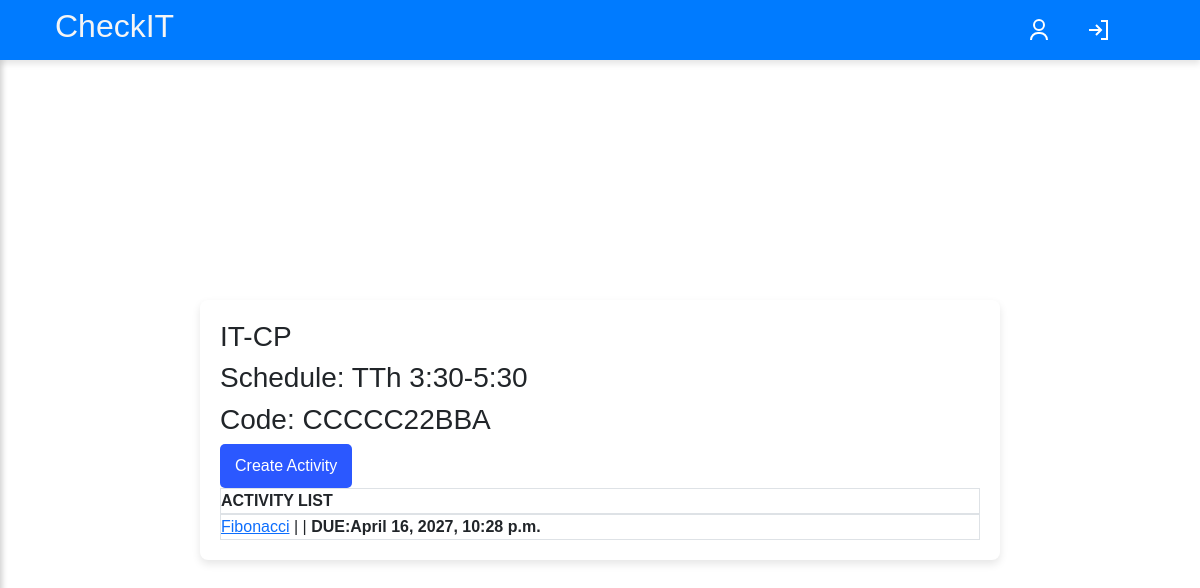
Page /classroom/1/ (signed in) on the earlier database version.
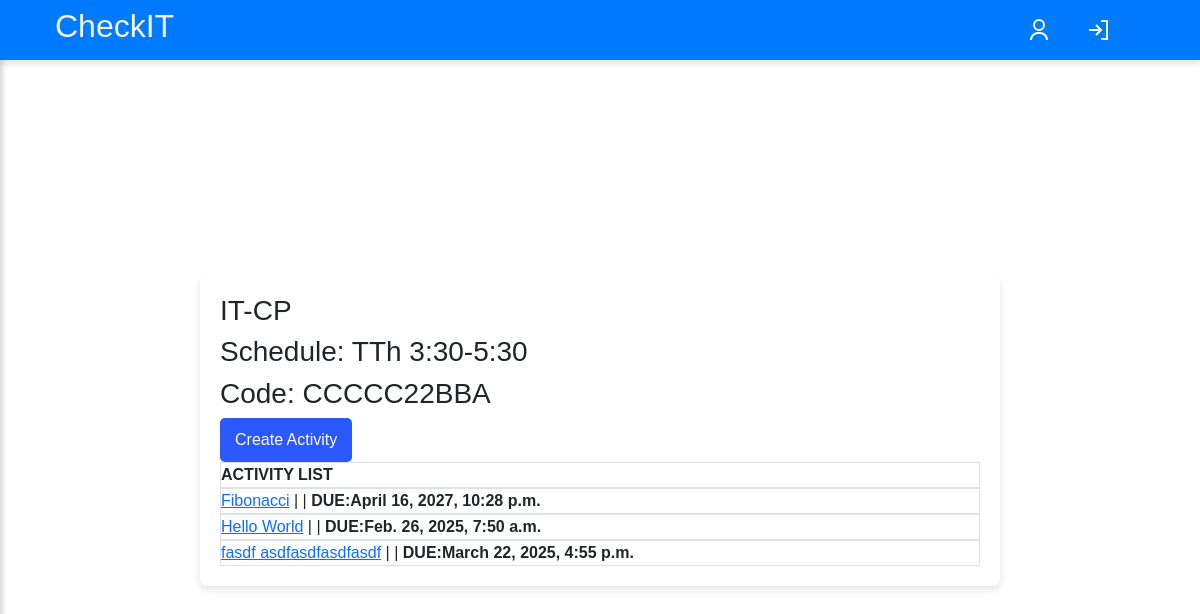
Same page on the later database version.
### autochecker/models.py (models this page shows, shortened)
class Activity(models.Model):
    title = models.CharField(max_length=255)
    teacher_assigned = models.ForeignKey(
        settings.AUTH_USER_MODEL,
        on_delete=models.CASCADE,
        limit_choices_to=professor_filter,
        blank=True
    )
    description = models.TextField()
    instructions = models.FileField(upload_to='instructions/', null=False)
    check50_slug = models.CharField(max_length=255)
    created_at = models.DateTimeField(auto_now_add=True)
    time_open = models.DateTimeField(null=False, default=timezone.now)
    time_limit = models.DateTimeField(null=True, default=default_time_closed)
    isClosed = models.BooleanField(default=False)
    classroom = models.ForeignKey(
        Classroom,
        related_name='assigned_activities',
        on_delete=models.CASCADE,
        null=True,
        blank=True
    )

### autochecker/views.py (the view)
# urls.py: path('classroom/<int:pk>/', ClassroomActivities.as_view(), name='classroom_detail')
class ClassroomActivities(LoginRequiredMixin, ListView):
    template_name = 'main/classroom_activities.html'
    model = Activity
    context_object_name = 'activities'
    def get_context_data(self, **kwargs):
        context = super().get_context_data(**kwargs)
        classroom_pk = self.kwargs.get('pk')
        context['classroom_pk'] = classroom_pk
        context['classroom'] = get_object_or_404(Classroom, pk=classroom_pk)
        return context
    def get_queryset(self):
        classroom_id = self.kwargs.get('pk')
        classroom = get_object_or_404(Classroom, id=classroom_id)
        return Activity.objects.filter(classroom=classroom)

### templates/main/classroom_activities.html
{% extends '../layout/layout.html'%}
{% block loadcss %}
{%load static%}
<link rel="stylesheet" href="{% static 'css/style.css' %}?{% now 'U' %}">
{% endblock %}
{% block main%}
     {% if user.is_authenticated %}
     <div class="container2">
     <div class="content-box">
          <h3>{{ classroom.class_name}}</h3>
          <h3>Schedule: {{ classroom.schedule}}</h3>
          <h3>Code: {{ classroom.class_code}}</h3>
          {%if user.role != 'student'%}
          <a class='nav-link'href="{% url 'makeactivity' classroom_pk=classroom_pk%}">
               <button>Create Activity</button>
          </a>
          {% endif %}
          <div class=>
               <div class="border w-100 d-flex justify-items-center"><strong>ACTIVITY LIST</strong></div>
               {% if activities %}
                    {% for activity in activities %}
                         <div class="border w-100 d-flex justify-items-center"><span><a href="{% url 'activity_detail' classroom_pk=classroom_pk pk=activity.pk %}">{{ activity.title}}</a>  |
                              | <strong>DUE:{{ activity.time_limit}}</strong></span>
                         </div>
                    {% endfor%}
               {% else %}
          </div>
               <h3>This page will display list activities.<h3>
                    <p class="text-center">No activities found.</p>
          {% endif%}
     </div>
     </div>
     {% endif%}
{% endblock%}

Differences in the rows shown:
added Activity: title "Hello World", time_limit "Feb. 26, 2025, 7:50 a.m."
added Activity: title "fasdf asdfasdfasdfasdf", time_limit "March 22, 2025, 4:55 p.m."
